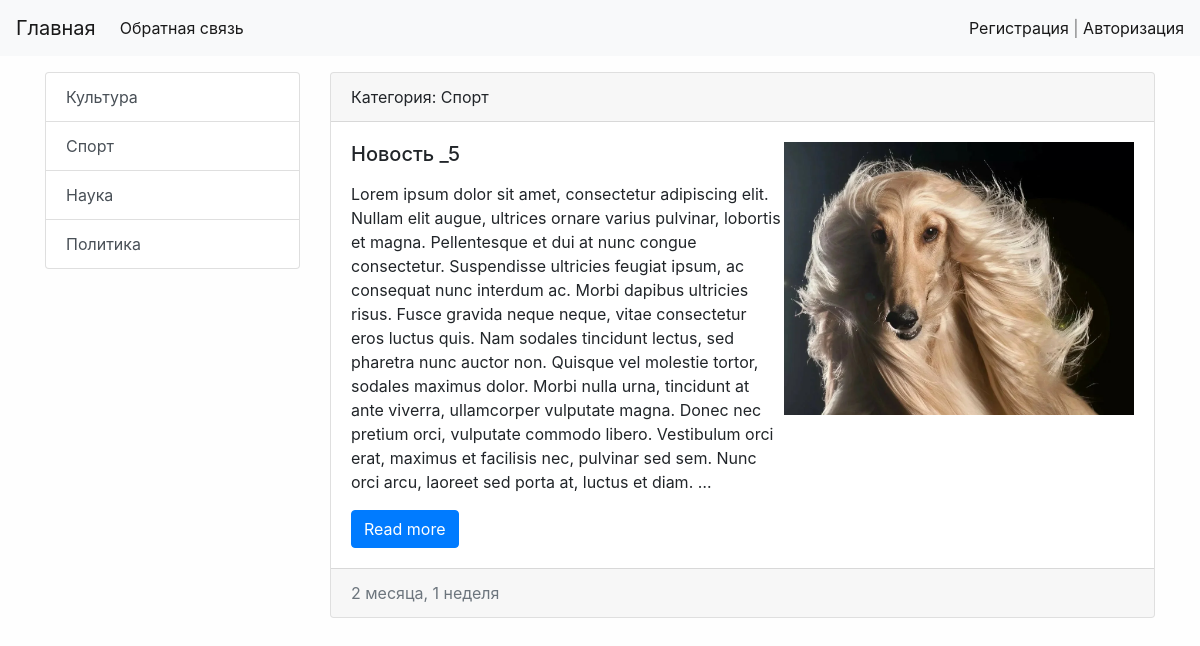
The app's page /category/2/ with its own data.
### appName/models.py (models this page shows, shortened)
class Category(models.Model):
    title = models.CharField(max_length=50, db_index=True)  #дб индекс - ускоряет поиск по этому полю хз
    def get_absolute_url(self): # конфенция приписывает называть так этот метод, а нужен он для ссылок красивых
        return reverse('category_page', kwargs={'category_id': self.pk})
    def __str__(self):
        return self.title   #   а называется эта хуета строковое представление объекта

class News(models.Model):
    title = models.CharField(max_length=100, verbose_name='Заголовок епта:')
    content = models.TextField(verbose_name='Текст новости:')
    created_at = models.DateTimeField(auto_now_add=True)
    updated_at = models.DateTimeField(auto_now=True)
    photo = models.ImageField(upload_to='photos/%Y/%m/', blank=True)
    is_published = models.BooleanField(default=True, verbose_name='Опубликовать?')
    news_category = models.ForeignKey('Category', on_delete=models.PROTECT, verbose_name='Категория:') #внешний ключ
    views = models.IntegerField(default=0)
    def get_absolute_url(self):
        return reverse('news_page', kwargs={'pk': self.pk})
    class Meta:     #подкласс для того чтобы изменить написание в админке лоол
        verbose_name = 'Новость'
        verbose_name_plural = 'Новости'
        ordering = ['created_at', 'title']  #порядок сортировки, работает везде, нетолько в админке

### appName/views.py (the view)
# urls.py: path('category/<int:category_id>/', NewsByCategory.as_view(), name='category_page'),
class NewsByCategory(ListView):
    paginate_by = 2
    model = News
    template_name = 'appName/home_news_list.html'
    context_object_name = 'news'
    allow_empty = False
    def get_queryset(self):
        return News.objects.filter(news_category_id=self.kwargs['category_id'], is_published=True).order_by('-pk').select_related('news_category')
    def get_context_data(self, *, object_list=None, **kwargs):
        context = super().get_context_data(**kwargs)
        context['title'] = Category.objects.get(pk=self.kwargs['category_id'])
        return context

### appName/templatetags/news_tags.py (called while the page is built)
@register.inclusion_tag('appName/list_categories.html') #шаблон для рендеринга
def show_categories(arg1='Hi'):
    categories = Category.objects.all()
    return {'categories': categories, 'arg1': arg1} #arg1 можно потом вывести

### appName/templates/appName/home_news_list.html (shortened to what this page needs)
{% extends 'base.html' %}
{% block content %}
{% for item in news %}
{% include 'inc/_news_data.html'%}
{% endfor %}
{% endblock %}

### appName/templates/appName/list_categories.html
<div class="list-group">
    {% for item in categories %}
    <a href="{{ item.get_absolute_url }}" class="list-group-item list-group-item-action">{{ item.title }}</a>
    {% endfor %}
</div>

### templates/inc/_news_data.html
<div class="card mb-3">
    <div class="card-header">
        Категория: {{ item.news_category }}
    </div>
    <div class="card-body">
        <div class="media">
            <div class="media-body">
                <h5 class="card-title">{{ item.title }}</h5>
                <p class="card-text">{{ item.content|linebreaks|truncatewords:'100'}}</p>
                <a href="{{ item.get_absolute_url }}" class="btn btn-primary">Read more</a>
            </div>
            {% if item.photo%}
            <img src="{{ item.photo.url }}" alt="" width="350" class="mr-0">
            {% endif %}
        </div>
    </div>
    <div class="card-footer text-muted">
        {{ item.created_at|timesince}}
    </div>
</div>

### randomBro/static/css/style.css (style rules this page uses)
body { background-color: #fefefe; }

### records on screen
Category: title "Культура"
Category: title "Спорт"
Category: title "Наука"
Category: title "Политика"
News: news_category "Спорт", title "Новость _5", content "Lorem ipsum dolor sit amet, consectetur adipiscing elit. Nullam elit augue, ultrices ornare varius pulvinar, lobortis et magna. Pellentesque et dui at nunc congue consectetur. Suspendisse ultricies feugiat ipsum, ac consequat nunc interdum ac. Morbi dapibus ultricies risus. Fusce gravida neque neque, vitae consectetur eros luctus quis. Nam sodales tincidunt lectus, sed pharetra nunc auctor non. Quisque vel molestie tortor, sodales maximus dolor. Morbi nulla urna, tincidunt at ante viverra, ullamcorper vulputate magna. Donec nec pretium orci, vulputate commodo libero. Vestibulum orci erat, maximus et facilisis nec, pulvinar sed sem. Nunc orci arcu, laoreet sed porta at, luctus et diam. …", photo (picture), created_at "2 месяца, 1 неделя"
